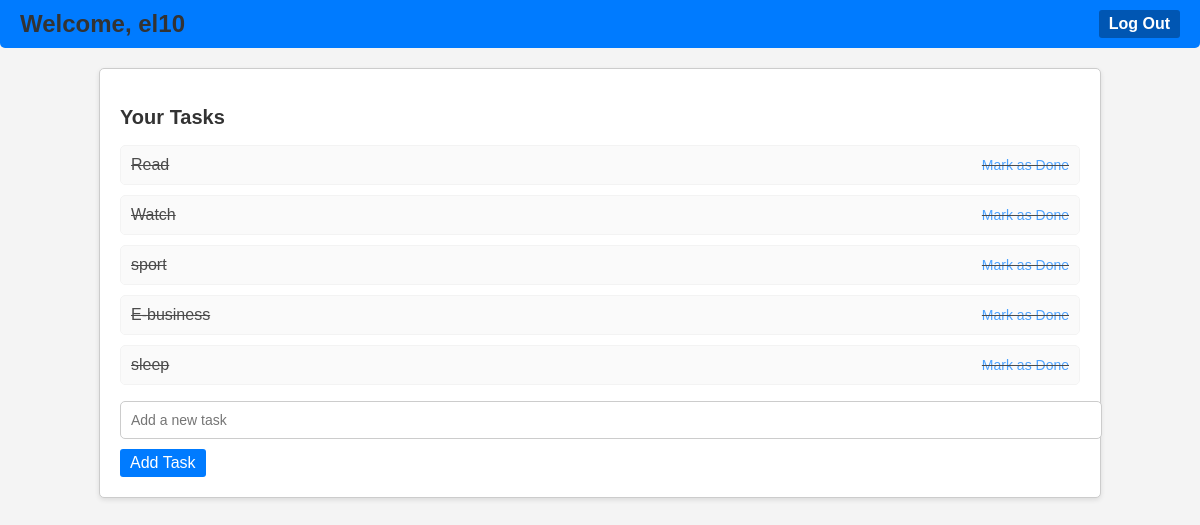
Before: /home (signed in) with the older database file.
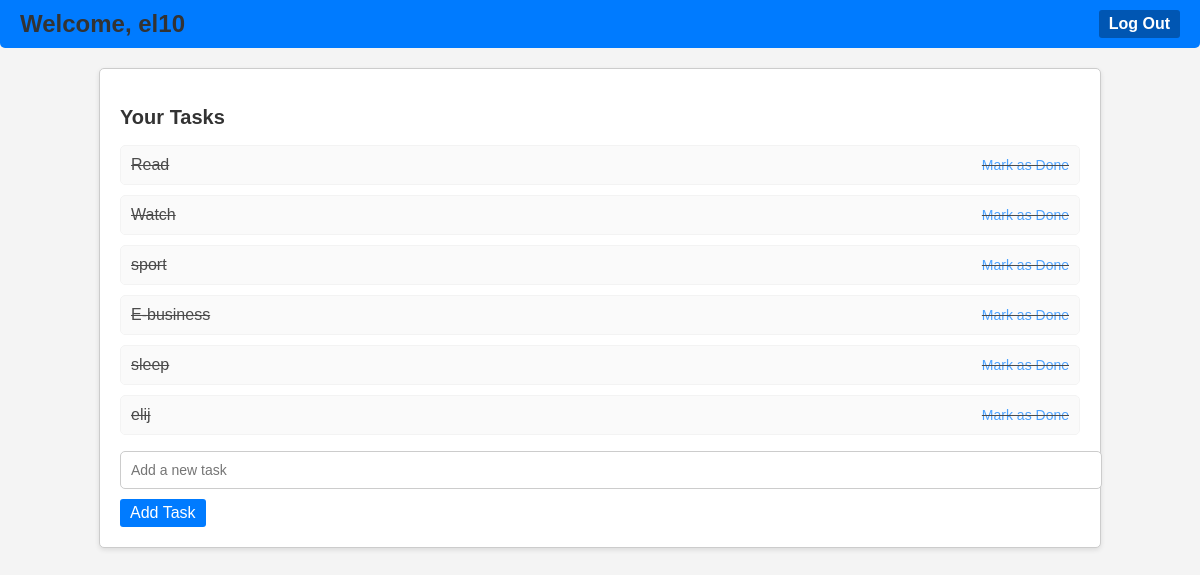
After: the same page with the newer database file.
### tables this page shows
CREATE TABLE tasks (
            id INTEGER PRIMARY KEY AUTOINCREMENT,
            user_id INTEGER NOT NULL,
            task TEXT NOT NULL,
            completed INTEGER NOT NULL,
            FOREIGN KEY (user_id) REFERENCES users (id)
        );

### app.py (the view)
@app.route("/home")
def home():
    user_id = session.get("user_id")
    username = None
    if user_id:
        user = database.get_user_by_id(user_id)  # Make sure to add get_user_by_id function to database.py
        if user:
            username = user["username"]
    tasks = database.get_tasks(user_id)  # Pass the user_id to fetch tasks for the specific user
    return render_template("index.html", user_id=user_id, username=username, tasks=tasks)

### database.py (called while the page is built)
def get_user_by_id(user_id):
    conn = sqlite3.connect(DATABASE_NAME)
    cursor = conn.cursor()
    cursor.execute("SELECT * FROM users WHERE id=?", (user_id,))
    user_data = cursor.fetchone()
    conn.close()
    if user_data:
        user = {
            "id": user_data[0],
            "username": user_data[1],
            "password": user_data[2]
        }
        return user
    else:
        return None

def get_tasks(user_id):
    conn = sqlite3.connect(DATABASE_NAME)
    cursor = conn.cursor()
    cursor.execute("SELECT * FROM tasks WHERE user_id=?", (user_id,))
    tasks = [{"id": row[0], "task": row[2], "completed": bool(row[3])} for row in cursor.fetchall()]
    conn.close()
    return tasks

### templates/index.html (shortened to what this page needs)
<!DOCTYPE html>
<html>
<head>
    <link rel="stylesheet" href="{{ url_for('static', filename='styles.css') }}">
</head>
<body>
    <div class="header">
        <h1>Welcome, {{ username }}</h1>
        <a href="/logout" class="logout-btn">Log Out</a>
    </div>
    <div class="task-container">
        <h2>Your Tasks</h2>
        <ul>
            {% for task in tasks %}
                <li class="{% if task.completed %}completed{% endif %}">
                    {{ task.task }}
                    <a href="/complete/{{ task.id }}" class="complete-btn">Mark as Done</a>
                </li>
            {% endfor %}
        </ul>
        <form action="/add-task" method="post">
            <input type="text" name="task" placeholder="Add a new task" required>
            <button type="submit" class="add-task-btn">Add Task</button>
        </form>
    </div>
</body>
</html>

Changed rows visible on the page:
added tasks: task "elij"
